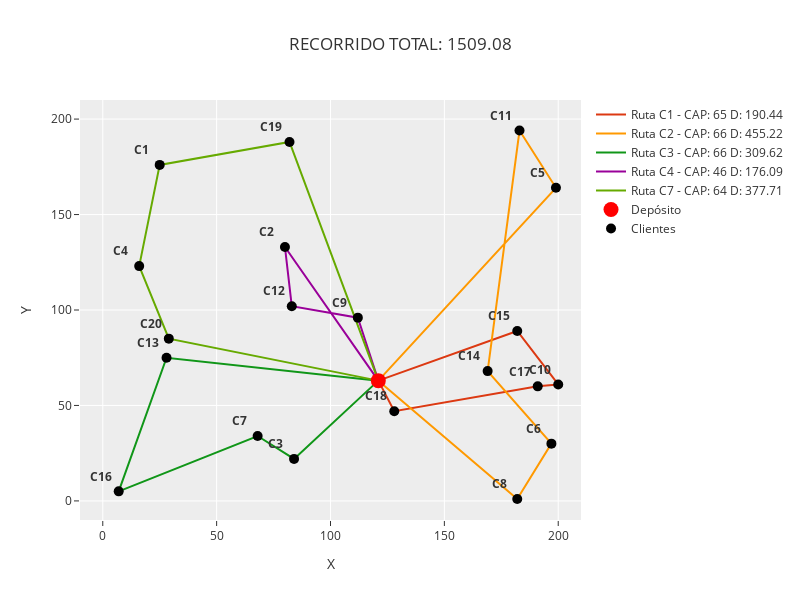

The notebook cell saved with this chart:
### Code cell
fig = go.Figure()

# RUTAS
for id_camion, ruta in rutas.items():
    coords_x = [COORDENADAS[nodo]["x"] for nodo in ruta]
    coords_y = [COORDENADAS[nodo]["y"] for nodo in ruta]
    capacidad_ruta = sum(map(lambda x: DEMANDAS[x] if x != 0 else 0, ruta))
    distancia_ruta = sum([DISTANCIAS[(ruta[i], ruta[i + 1])] for i in range(len(ruta) - 1)])

    fig.add_trace(
        go.Scatter(
            x=coords_x,
            y=coords_y,
            mode="lines",
            line=dict(color=px.colors.qualitative.G10[id_camion % len(px.colors.qualitative.G10)], width=2, dash="solid"),
            name=f"Ruta C{id_camion} - CAP: {capacidad_ruta} D: {distancia_ruta:.2f}",
        )
    )

    # FLECHAS
    for i in range(len(ruta) - 1):
        mid_x = (coords_x[i] + coords_x[i + 1]) / 2
        mid_y = (coords_y[i] + coords_y[i + 1]) / 2
        fig.add_annotation(
            x=mid_x, y=mid_y,
            ax=mid_x - (coords_x[i + 1] - coords_x[i]) * 0.1, ay=mid_y - (coords_y[i + 1] - coords_y[i]) * 0.1,
            xref="x",
            yref="y",
            axref="x",
            ayref="y",
            showarrow=True,
            arrowhead=1,
            arrowsize=2,
            arrowwidth=1,
            arrowcolor=px.colors.qualitative.G10[id_camion % len(px.colors.qualitative.G10)],
        )

# DEPÓSITO
fig.add_trace(
    go.Scatter(
        x=[COORDENADAS[0]["x"]],
        y=[COORDENADAS[0]["y"]],
        mode="markers",
        name="Depósito",
        marker=dict(color="red", size=15),
    )
)

# CLIENTES
fig.add_trace(
    go.Scatter(
        x=[coord["x"] for coord in list(COORDENADAS.values())[1:]],
        y=[coord["y"] for coord in list(COORDENADAS.values())[1:]],
        mode="markers",
        name="Clientes",
        marker=dict(color="black", size=10),
    )
)

for cliente in CLIENTES:
    coord_cliente_x = COORDENADAS[cliente]["x"]
    coord_cliente_y = COORDENADAS[cliente]["y"]
    fig.add_annotation(x=coord_cliente_x - 8, y=coord_cliente_y + 8, text=f"<b>C{cliente}</b>", showarrow=False)


fig.update_layout(
    title=f"RECORRIDO TOTAL: {solution.objective_value:.2f}",
    xaxis_title="X",
    yaxis_title="Y",
    xaxis=dict(range=[-10, N * 10 + 10]),
    yaxis=dict(range=[-10, N * 10 + 10]),
    width=800,
    height=600,
    template="ggplot2",
)

fig.show()

### Figure 1 — Plotly figure (JSON) as saved in the notebook; plotly's stock layout.template omitted (floating-point values rounded to 4 significant figures)
{"data": [{"line": {"color": "#DC3912", "dash": "solid", "width": 2}, "mode": "lines", "name": "Ruta C1 - CAP: 65 D: 190.44", "type": "scatter", "x": [121, 128, 191, 200, 182, 121], "y": [63, 47, 60, 61, 89, 63]}, {"line": {"color": "#FF9900", "dash": "solid", "width": 2}, "mode": "lines", "name": "Ruta C2 - CAP: 66 D: 455.22", "type": "scatter", "x": [121, 199, 183, 169, 197, 182, 121], "y": [63, 164, 194, 68, 30, 1, 63]}, {"line": {"color": "#109618", "dash": "solid", "width": 2}, "mode": "lines", "name": "Ruta C3 - CAP: 66 D: 309.62", "type": "scatter", "x": [121, 84, 68, 7, 28, 121], "y": [63, 22, 34, 5, 75, 63]}, {"line": {"color": "#990099", "dash": "solid", "width": 2}, "mode": "lines", "name": "Ruta C4 - CAP: 46 D: 176.09", "type": "scatter", "x": [121, 112, 83, 80, 121], "y": [63, 96, 102, 133, 63]}, {"line": {"color": "#66AA00", "dash": "solid", "width": 2}, "mode": "lines", "name": "Ruta C7 - CAP: 64 D: 377.71", "type": "scatter", "x": [121, 82, 25, 16, 29, 121], "y": [63, 188, 176, 123, 85, 63]}, {"marker": {"color": "red", "size": 15}, "mode": "markers", "name": "Depósito", "type": "scatter", "x": [121], "y": [63]}, {"marker": {"color": "black", "size": 10}, "mode": "markers", "name": "Clientes", "type": "scatter", "x": [25, 80, 84, 16, 199, 197, 68, 182, 112, 200, 183, 83, 28, 169, 182, 7, 191, 128, 82, 29], "y": [176, 133, 22, 123, 164, 30, 34, 1, 96, 61, 194, 102, 75, 68, 89, 5, 60, 47, 188, 85]}], "layout": {"annotations": [{"showarrow": false, "text": "<b>C1</b>", "x": 17, "y": 184}, {"showarrow": false, "text": "<b>C2</b>", "x": 72, "y": 141}, {"showarrow": false, "text": "<b>C3</b>", "x": 76, "y": 30}, {"showarrow": false, "text": "<b>C4</b>", "x": 8, "y": 131}, {"showarrow": false, "text": "<b>C5</b>", "x": 191, "y": 172}, {"showarrow": false, "text": "<b>C6</b>", "x": 189, "y": 38}, {"showarrow": false, "text": "<b>C7</b>", "x": 60, "y": 42}, {"showarrow": false, "text": "<b>C8</b>", "x": 174, "y": 9}, {"showarrow": false, "text": "<b>C9</b>", "x": 104, "y": 104}, {"showarrow": false, "text": "<b>C10</b>", "x": 192, "y": 69}, {"showarrow": false, "text": "<b>C11</b>", "x": 175, "y": 202}, {"showarrow": false, "text": "<b>C12</b>", "x": 75, "y": 110}, {"showarrow": false, "text": "<b>C13</b>", "x": 20, "y": 83}, {"showarrow": false, "text": "<b>C14</b>", "x": 161, "y": 76}, {"showarrow": false, "text": "<b>C15</b>", "x": 174, "y": 97}, {"showarrow": false, "text": "<b>C16</b>", "x": -1, "y": 13}, {"showarrow": false, "text": "<b>C17</b>", "x": 183, "y": 68}, {"showarrow": false, "text": "<b>C18</b>", "x": 120, "y": 55}, {"showarrow": false, "text": "<b>C19</b>", "x": 74, "y": 196}, {"showarrow": false, "text": "<b>C20</b>", "x": 21, "y": 93}], "height": 600, "title": {"text": "RECORRIDO TOTAL: 1509.08"}, "width": 800, "xaxis": {"range": [-10, 210], "title": {"text": "X"}}, "yaxis": {"range": [-10, 210], "title": {"text": "Y"}}}}
